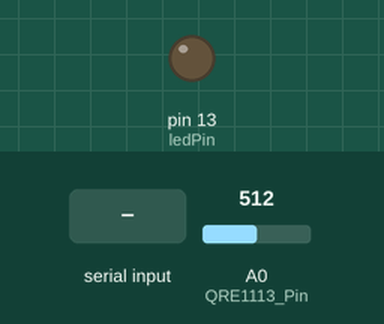
A sketch run on a simulated Arduino Uno, built with avr-gcc and run on an emulated ATmega328P. Shown: output pins drawn as LEDs (lit = HIGH). The inputs (shaded band) are chosen by the test bench; at power-on: A0 (QRE1113_Pin) = 512. Pins used as bus, display or sensor lines are not drawn; what the sketch prints to the serial monitor is not drawn.

Above: at 1.2 s.
1.3 s: "1" received over Serial
At 6.2 s:
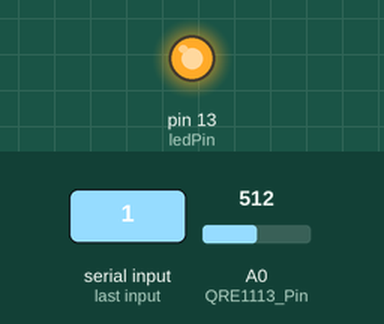
Timing chart, 0 to 12.7 s (numbered marks = the images above; inputs shaded):
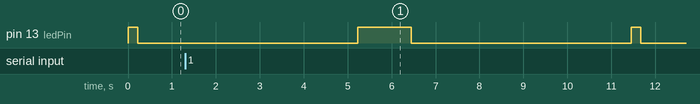

The sketch:

arduino_uno_combined_V1.ino
```cpp
//Only combined Version of Serial, Line-Sensor, RF-Modul-to-Plug and total Transmission both direction
//Hali Hallo Elisabeth
//Defines for RF Module for plug
 #define rfTransmitPin 2  //RF Transmitter pin = digital pin 4
 #define ledPin 13        //Onboard LED = digital pin 13


//Define Variables regarding to line-sensor and transmission to raspberry
int weight = 125;
int temperature = 39;
int QRE1113_Pin = 0; //connected to analog 0

//Define Variables regarding connection from raspberry to arduino
int number = 0;

//Define Variables regarding RF transmission for the plugs
 const int codeSize = 25;      //The size of the code to transmit
 int codeToTransmit[codeSize]; //The array used to hold the RF code
 int lightON[]={2,2,2,2,2,2,2,2,2,2,2,2,2,4,2,4,2,4,2,4,2,4,2,2,3}; //The RF code that will turn the light ON
 int lightOFF[]={2,2,2,2,2,2,2,2,2,2,2,2,2,4,2,4,2,4,2,4,2,2,2,4,3}; //The RF code that will turn the light OFF
 int codeToggler = 1;  //Used to switch between turning the light ON and OFF
 int timeDelay=105;      // The variable used to calibrate the RF signal lengths.


void setup(){
  //Start Serial Transmission 9600 Baud
  Serial.begin(9600);

  //LED PIN for USB Connection
   pinMode(13, OUTPUT);

  //Setup Transmission Raspberry ---> Arduino
   pinMode(rfTransmitPin, OUTPUT);   //Transmit pin is an output
   pinMode(ledPin, OUTPUT);
}


void loop(){
  //Working for incoming Bytes ---> Raspberry to Arduino
  int incomingBytes;
   if (Serial.available() > 0)
   {
       //Serial.print("character recieved: ");
       //Serial.println(number, DEC);
       incomingBytes = Serial.read();

       if(incomingBytes == '1'){
          Serial.print("sending...");
          digitalWrite(13, HIGH);
          delay(1000);
          }

      else{
          digitalWrite(13, LOW);    // turn the LED off by making the voltage LOW
          }
   }


  //RF Modul for Plug Controlling
    toggleCode();    // switch between light ON and light OFF
    transmitCode();  // transmit the code to RF receiver on the Fan/Light

    //timeDelay+=10;    //Increment the timeDelay by 10 microseconds with every transmission
    //delay(2000);      //Each transmission will be about 2 seconds apart.


  //Loop Information for Line-Sensor and Transmission to Raspberry
  Serial.print("weight:");
  Serial.print(weight);
  Serial.print("g_temperature:");
  Serial.print(temperature);
  Serial.print("C_light:");
  int QRE_Value = analogRead(QRE1113_Pin);
  Serial.print(QRE_Value);
  Serial.print(";");

  delay(5000); //Total delay up to 6000ms
}


//Code for RF Module --> Arduino -> Plug
 /*----------------------------------------------------------------
     toggleCode(): This is used to toggle the code for turning
                   the light ON and OFF
  -----------------------------------------------------------------*/
  void toggleCode(){
    if(codeToggler){
       for(int i = 0; i<codeSize; i++){
         codeToTransmit[i]=lightON[i];
       }

    } else{
      for(int i = 0; i<codeSize; i++){
         codeToTransmit[i]=lightOFF[i];
       }
    }
    codeToggler=!codeToggler;
  }


  /*-----------------------------------------------------------------
    transmitCode(): Used to transmit the signal to the RF receiver on
                    the fan/light. There are 6 different HIGH-LOW signal combinations.

                    SH = short high   or  LH = long high
                                     PLUS
         SL = short low    or    LL = long low    or    VLL = very long low

  -------------------------------------------------------------------*/
   void transmitCode(){
    // The LED will be turned on to create a visual signal transmission indicator.
    digitalWrite(ledPin, HIGH);

   //initialise the variables
    int highLength = 0;
    int lowLength = 0;

    //The signal is transmitted 6 times in succession - this may vary with your remote.
    for(int j = 0; j<7; j++){
      for(int i = 0; i<codeSize; i++){
        switch(codeToTransmit[i]){
          case 1: // SH + SL
            highLength=2;
            lowLength=2;
          break;
          case 2: // SH + LL
            highLength=2;
            lowLength=7;
          break;
          case 3: // SH + VLL
            highLength=2;
            lowLength=85;
          break;
          case 4: // LH + SL
            highLength=7;
            lowLength=2;
          break;
          case 5: // LH + LL
            highLength=7;
            lowLength=7;
          break;
          case 6: // LH + VLL
            highLength=7;
            lowLength=85;
          break;
        }

         /* Transmit a HIGH signal - the duration of transmission will be determined
            by the highLength and timeDelay variables */
         digitalWrite(rfTransmitPin, HIGH);
         delayMicroseconds(highLength*timeDelay);

         /* Transmit a LOW signal - the duration of transmission will be determined
            by the lowLength and timeDelay variables */
         digitalWrite(rfTransmitPin,LOW);
         delayMicroseconds(lowLength*timeDelay);
      }
    }
    //Turn the LED off after the code has been transmitted.
    digitalWrite(ledPin, LOW);
 }
```
